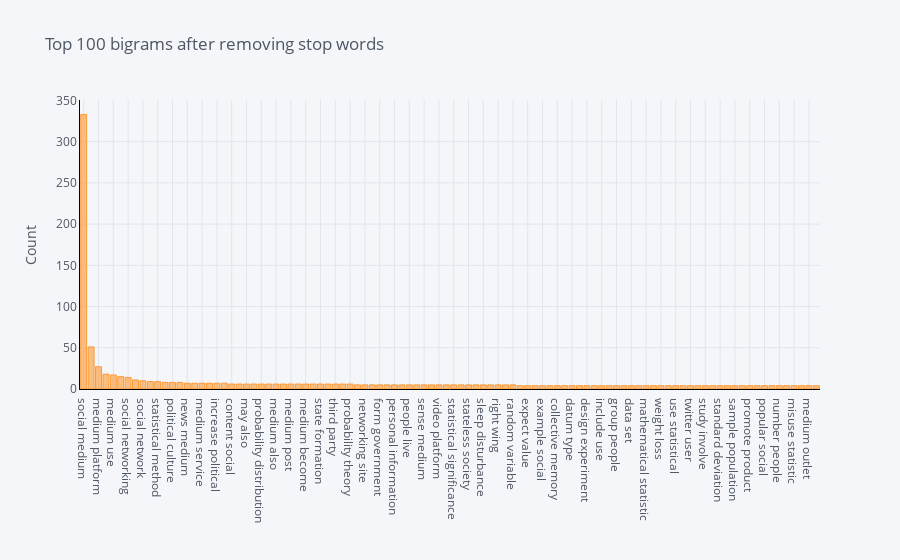

The cell this chart's notebook holds for it:
### Markdown cell above
## **Plot a Model**

### Code cell
plot_model(plot='bigram')

### Figure 1 — Plotly figure (JSON) as saved in the notebook; plotly's stock layout.template omitted (floating-point values rounded to 4 significant figures)
{"data": [{"marker": {"color": "rgba(255, 153, 51, 0.6)", "line": {"color": "rgba(255, 153, 51, 1.0)", "width": 1}}, "name": "count", "orientation": "v", "text": "", "type": "bar", "x": ["social medium", "use social", "medium platform", "political system", "medium use", "medium site", "social networking", "medium user", "social network", "medium marketing", "statistical method", "nation state", "political culture", "political party", "news medium", "study find", "medium service", "political polarization", "increase political", "unknown parameter", "content social", "also know", "may also", "people use", "probability distribution", "year old", "medium also", "networking service", "medium post", "user social", "medium become", "use hashtag", "state formation", "common sense", "third party", "statistical inference", "probability theory", "medium example", "networking site", "medium social", "form government", "observational study", "personal information", "inferential statistic", "people live", "political philosophy", "sense medium", "wide range", "video platform", "use datum", "statistical significance", "statistical analysis", "stateless society", "political science", "sleep disturbance", "law enforcement", "right wing", "effect social", "random variable", "many social", "expect value", "age find", "example social", "alternative hypothesis", "collective memory", "confidence interval", "datum type", "datum collect", "design experiment", "datum analysis", "include use", "decision make", "group people", "form social", "data set", "young people", "mathematical statistic", "medium account", "weight loss", "use twitter", "use statistical", "type error", "twitter user", "survey find", "study involve", "statistical model", "standard deviation", "selective exposure", "sample population", "rise social", "promote product", "post social", "popular social", "political belief", "number people", "mobile social", "misuse statistic", "medium tool", "medium outlet", "activitie social"], "y": [333, 51, 27, 18, 17, 15, 14, 11, 10, 9, 9, 8, 8, 8, 7, 7, 7, 7, 7, 7, 6, 6, 6, 6, 6, 6, 6, 6, 6, 6, 6, 6, 6, 6, 6, 6, 6, 5, 5, 5, 5, 5, 5, 5, 5, 5, 5, 5, 5, 5, 5, 5, 5, 5, 5, 5, 5, 5, 5, 4, 4, 4, 4, 4, 4, 4, 4, 4, 4, 4, 4, 4, 4, 4, 4, 4, 4, 4, 4, 4, 4, 4, 4, 4, 4, 4, 4, 4, 4, 4, 4, 4, 4, 4, 4, 4, 4, 4, 4, 4]}], "layout": {"legend": {"bgcolor": "#F5F6F9", "font": {"color": "#4D5663"}}, "paper_bgcolor": "#F5F6F9", "plot_bgcolor": "#F5F6F9", "title": {"font": {"color": "#4D5663"}, "text": "Top 100 bigrams after removing stop words"}, "xaxis": {"gridcolor": "#E1E5ED", "linecolor": "black", "showgrid": true, "tickfont": {"color": "#4D5663"}, "title": {"font": {"color": "#4D5663"}, "text": ""}, "zerolinecolor": "#E1E5ED"}, "yaxis": {"gridcolor": "#E1E5ED", "linecolor": "black", "showgrid": true, "tickfont": {"color": "#4D5663"}, "title": {"font": {"color": "#4D5663"}, "text": "Count"}, "zerolinecolor": "#E1E5ED"}}}
